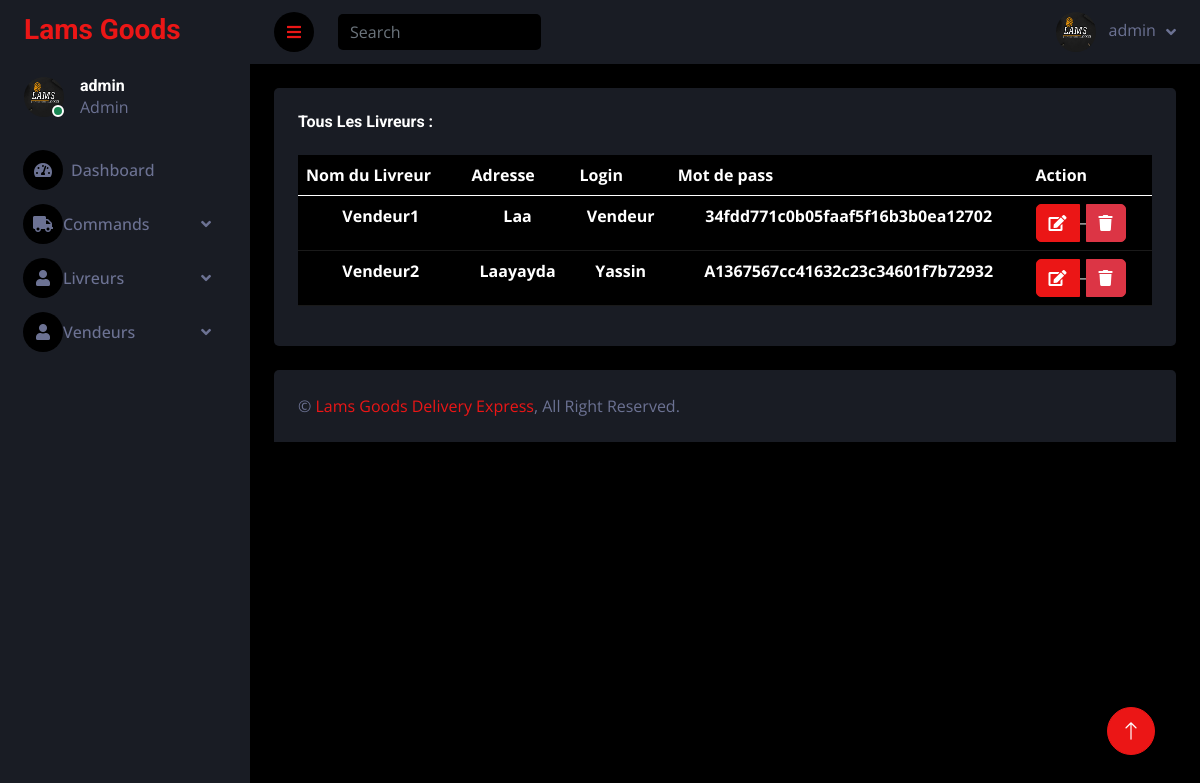
/index.php?page=list_Livreurs&type=3 (signed in), run on the app's committed database.
### tables this page shows
CREATE TABLE `User` (
  `UserId` int(11) NOT NULL,
  `FullName` varchar(50) DEFAULT NULL,
  `Addresse` varchar(50) DEFAULT NULL,
  `Username` varchar(50) DEFAULT NULL,
  `password` varchar(50) DEFAULT NULL,
  `Profile` int(11) DEFAULT NULL,
  `Contact` varchar(50) NOT NULL
);

### list_Livreurs.php (the view)
<?php
$conn = connect_db();
$result = $conn->query("Select * FROM `User` where profile = ".$_GET['type']);
$data = $result->fetchAll(PDO::FETCH_ASSOC);
?>
<div class="container-fluid pt-4 px-4">
            <div class="bg-secondary rounded h-100 p-4">
            <h6 class="mb-4">Tous Les Livreurs : </h6>
            <table class="table table-dark"  id="list">
                                <thead>
                                    <tr>
                                        <th scope="col">Nom du Livreur</th>
                                        <th scope="col">Adresse</th>
                                        <th scope="col">Login</th>
                                        <th scope="col">Mot de pass</th>
                                        <th scope="col">Action</th>
                                    </tr>
                                </thead>
                                <tbody>
                                    <?php foreach($data as $k=>$v){ ?>
                                        <tr>
                                        <td class="text-center"><strong><?php echo ucwords($v["FullName"])?></strong></td>
                                        <td class="text-center"><strong><?php echo ucwords($v["Addresse"])?></strong></td>
                                        <td class="text-center"><strong><?php echo ucwords($v["Username"])?></strong></td>
                                        <td class="text-center"><strong><?php echo ucwords(md5($v["password"]))?></strong></td>
                             <td >
                             <div class="btn-group">
		                        <a href="index.php?page=edit_User&id=<?php echo $v['UserId'] ?>&type=<?php echo $_GET['type'];?>" class="btn btn-primary btn-flat ">
		                          <i class="fas fa-edit"></i>
		                        </a>_
                            <a href="index.php?page=deleteUser&id=<?php echo $v['UserId'] ?>&type=<?php echo $_GET['type'];?>" class="btn btn-danger btn-flat">
                            <i class="fas fa-trash"></i></a>
	                      </div>
                             </td>
                            </tr>
                                    <?php } ?>
                                </tbody>
                            </table>
            </div>
        </div>

### css/style.css (style rules this page uses)
:root { --primary: #EB1616; --secondary: #191C24; --light: #6C7293; --dark: #000000; }
.btn { transition: .5s; }

### data on the page
user: FullName "Vendeur1", Addresse "Laa", Username "Vendeur", password "34fdd771c0b05faaf5f16b3b0ea12702"
user: FullName "Vendeur2", Addresse "Laayayda", Username "Yassin", password "A1367567cc41632c23c34601f7b72932"

### other printed values
$username "admin"
$Profile "Admin"
